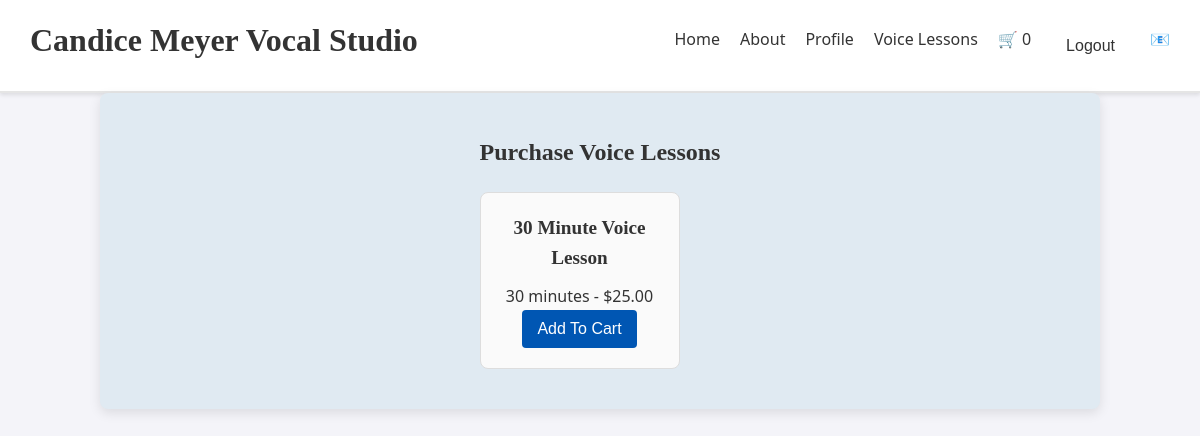
Before: /store/ (signed in) with the older database file.
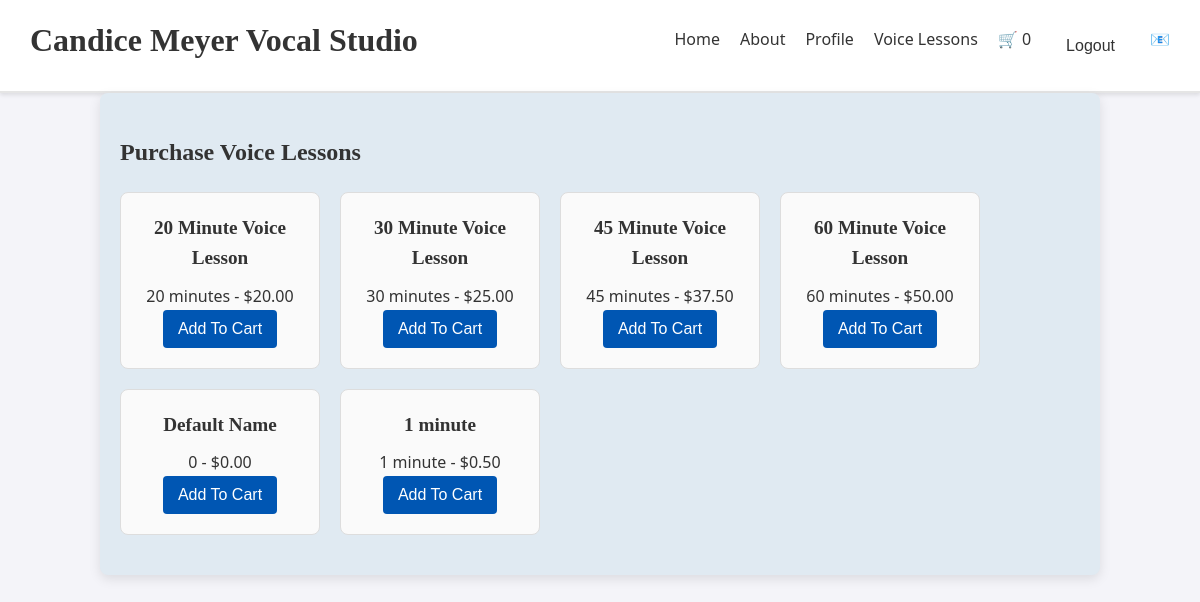
After: the same page with the newer database file.
### lessons/models.py (models this page shows, shortened)
class LessonType(models.Model):
    name = models.CharField(max_length=100, default="Default Name")
    duration = models.CharField(max_length=20, choices=[
        ('20', '20 minutes'),
        ('30', '30 minutes'),
        ('45', '45 minutes'),
        ('60', '60 minutes'),
        ('1', '1 minute')
    ])
    price = models.DecimalField(max_digits=6, decimal_places=2)
    sale_price = models.DecimalField(max_digits=6, decimal_places=2, null=True, blank=True)
    description = models.TextField(default="No description")
    def is_on_sale(self):
        return self.sale_price is not None and self.sale_price < self.price

### lessons/views.py (the view)
# urls.py: path('store/', views.store_view, name='store'),  # Store listing all available lessons
def store_view(request):
    student_profile = StudentProfile.objects.get(user=request.user)
    filtered_lessons = LessonType.objects.filter(duration=student_profile.lesson_duration)
    if not filtered_lessons.exists():
        lessons = LessonType.objects.all()
    else:
        lessons = filtered_lessons
    return render(request, 'lessons/store.html', {'lessons': lessons})

### lessons/templates/lessons/store.html (shortened to what this page needs)
{% extends 'lessons/base.html' %}
{% load static %}
{% block content %}
<h2>Purchase Voice Lessons</h2>
<div class="lesson-grid">
    {% for lesson in lessons %}
    <div class="lesson-card">
        <h3>{{ lesson.name }}</h3>
        <p>{{ lesson.get_duration_display }} -
            {% if lesson.is_on_sale %}
                <span class="sale-price">${{ lesson.sale_price }}</span>
                <span class="original-price">${{ lesson.price }}</span>
            {% else %}
                ${{ lesson.price }}
            {% endif %}
        </p>
        <form action="{% url 'add_to_cart' lesson.id %}" method="post">
            <button type="submit">Add To Cart</button>
        </form>
    </div>
    {% endfor %}
</div>
{% endblock %}

Changed rows visible on the page:
now on this page (row unchanged): LessonType: name "20 Minute Voice Lesson", duration "20 minutes", price "20.00"
now on this page (row unchanged): LessonType: name "45 Minute Voice Lesson", duration "45 minutes", price "37.50"
now on this page (row unchanged): LessonType: name "60 Minute Voice Lesson", duration "60 minutes", price "50.00"
now on this page (row unchanged): LessonType: name "Default Name", duration "0", price "0.00"
added LessonType: name "1 minute", duration "1 minute", price "0.50"
